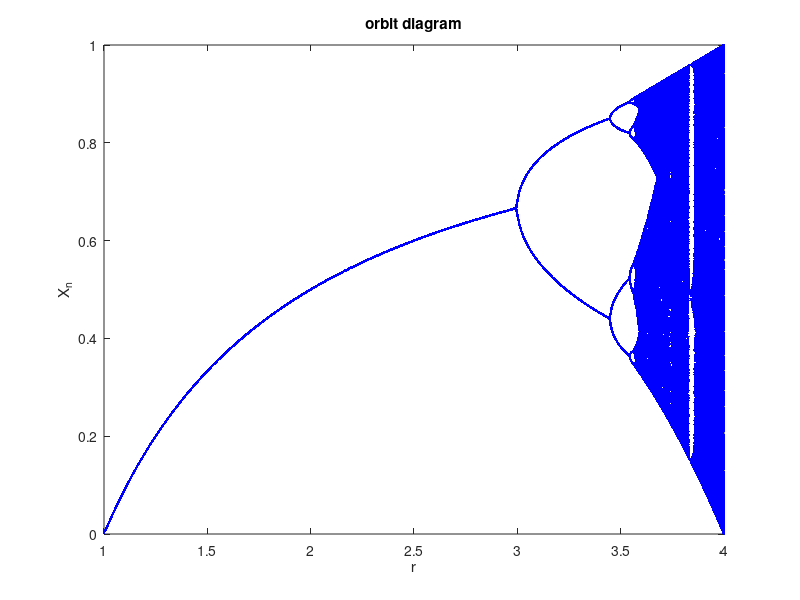

Source code (MATLAB):
% plots a bifurcation diagram or orbit diagram for r = 1 to r = 4 
function orbit_diagram
   r_arr = zeros(1,100000); % stores the various values of r
   range_arr = zeros(1,100000); % stores the distinct values that x_n
                                % achieves for corresponding r
   r = 1; % we start from r =1 
   x_0 = 0.1; % X_0 = 0.1 
   count = 1;
   while r <= 4
       x_n = x_0;
       period_start = 0; % stores the value of x_n with which we start to 
                         % take the reading. If this value repeats for some
                         % n=p, it means that we've noted all the distinct
                         % values that x_n can achieve, till n=p-1, and
                         % hence we break the loop.
       
       for i = 1:601 % I've taken this upper limit of 601 because for the 
                     % chaotic part "period_start" might repeat after a
                     % very long time.
           
           if i == 300 % start taking the reading for values of x_n
               period_start = floor(x_n*1000);
               r_arr(count) = r;
               range_arr(count) = x_n;
               count = count + 1;
           elseif i > 300
               if floor(x_n*1000) == period_start % if values match till
                   break;                         % 3 decimal places then  
               else                               % the are considered same
                   r_arr(count) = r;
                   range_arr(count) = x_n;
                   count = count + 1;
               end
           end
           x_n = r * x_n * (1-x_n); % update x_n
       end
       r = r + 0.001; % increment r
   end
   
   % plot the graph of X vs r(orbit diagram) 
   plot(r_arr(1:count),range_arr(1:count),'b.');
   xlim([r_arr(1) 4]);
   xlabel("r");
   ylabel("X_n");
   title('orbit diagram');
end

